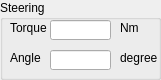
    <widget class="QGroupBox" name="groupBoxSteering" >
     <property name="geometry" >
      <rect>
       <x>420</x>
       <y>10</y>
       <width>161</width>
       <height>80</height>
      </rect>
     </property>
     <property name="title" >
      <string>Steering</string>
     </property>
     <widget class="QLabel" name="label_34" >
      <property name="geometry" >
       <rect>
        <x>10</x>
        <y>20</y>
        <width>50</width>
        <height>16</height>
       </rect>
      </property>
      <property name="text" >
       <string>Torque</string>
      </property>
     </widget>
     <widget class="QLineEdit" name="Torque" >
      <property name="geometry" >
       <rect>
        <x>50</x>
        <y>20</y>
        <width>61</width>
        <height>20</height>
       </rect>
      </property>
      <property name="readOnly" >
       <bool>true</bool>
      </property>
     </widget>
     <widget class="QLabel" name="label_35" >
      <property name="geometry" >
       <rect>
        <x>120</x>
        <y>20</y>
        <width>30</width>
        <height>16</height>
       </rect>
      </property>
      <property name="text" >
       <string>Nm</string>
      </property>
     </widget>
     <widget class="QLabel" name="label_36" >
      <property name="geometry" >
       <rect>
        <x>10</x>
        <y>50</y>
        <width>40</width>
        <height>16</height>
       </rect>
      </property>
      <property name="text" >
       <string>Angle</string>
      </property>
     </widget>
     <widget class="QLineEdit" name="Angle" >
      <property name="geometry" >
       <rect>
        <x>50</x>
        <y>50</y>
        <width>61</width>
        <height>20</height>
       </rect>
      </property>
      <property name="readOnly" >
       <bool>true</bool>
      </property>
     </widget>
     <widget class="QLabel" name="label_37" >
      <property name="geometry" >
       <rect>
        <x>120</x>
        <y>50</y>
        <width>40</width>
        <height>16</height>
       </rect>
      </property>
      <property name="text" >
       <string>degree</string>
      </property>
     </widget>
    </widget>
